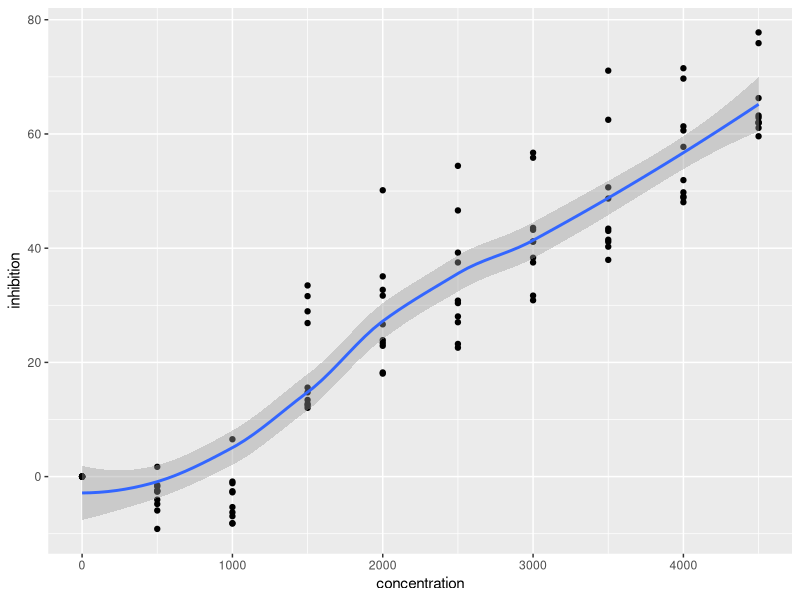

Write R code to recreate this figure.
# Load libraries
library(tidyverse)

# Load data set
Anti_inflammatory <- readxl::read_xlsx("Datasets/Anti-inflammatory.xlsx")

# Visualization
Anti_inflammatory %>%
  ggplot(aes(x=concentration, y=inhibition)) +
  geom_point() +
  geom_smooth()

# Regression model
# 1st order
Anti_inf_regression_model1 <- lm(Anti_inflammatory$inhibition ~ Anti_inflammatory$concentration)
summary(Anti_inf_regression_model1)
